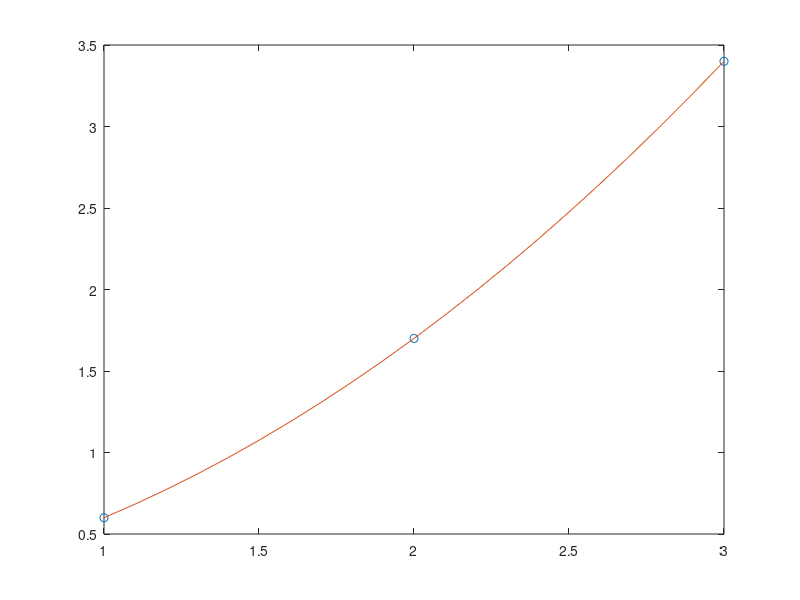

Reproduce this figure in MATLAB.
clear;clc;% đường cong khớpx = [1 2 3];y = [0.6 1.7 3.4];c = polyfit(x,y,2)xx = 1:0.1:3;yy = polyval(c,xx);plot(x,y,'o',xx,yy,'-')